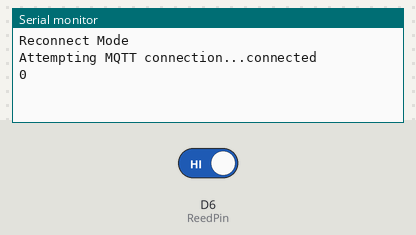
Bench run of a sketch on a simulated ESP8266 (NodeMCU). Shown: the last lines printed to the serial monitor. The test bench sets the inputs (shaded band); at power-on: D6 (ReedPin) HIGH. WiFi joins after 1.5 s; servers stay silent unless stated; network time is answered at once with the bench clock; the local clock reads 2024-03-15 10:24:30 at power-on unless the sketch sets it; no MQTT or app messages arrive unless stated.

Above: at 2.7 s.
2.8 s: D6 (ReedPin) driven LOW
At 4.0 s:
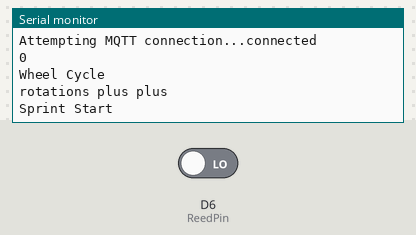
4.3 s: D6 (ReedPin) driven HIGH
At 5.1 s:
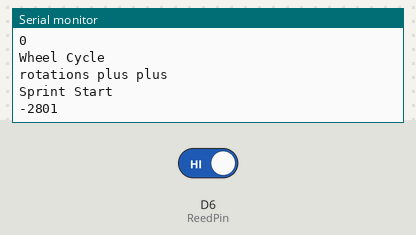

Measured:
- after the input at 2.8 s, the serial monitor: prints a new line at once (image 1)
- after the input at 4.3 s, the serial monitor: prints a new line at once (image 2)

The sketch:

Hamster_Tracker.ino
```cpp
#include <ESP8266WiFi.h>
#include <PubSubClient.h>
#include <WiFiUdp.h>
#include <WiFiManager.h>
#include <NTPClient.h>
#include <Bounce.h>
//setup for time tracking and timestamps
#define NTP_OFFSET   0      // In seconds
#define NTP_INTERVAL 60 * 10000    // In miliseconds
#define NTP_ADDRESS  "pool.ntp.org"
WiFiUDP ntpUDP;
NTPClient timeClient(ntpUDP, NTP_ADDRESS, NTP_OFFSET, NTP_INTERVAL);

// Update these with values suitable for your network.

const char* mqtt_server = "ha.lan";
const char* topic = "Tracker";     // this is the [root topic]
const char* starttopic = "Online";
short timeBetweenMessages = 5000;

int rotationstart = 0;
int rotationendtime;
int rotationstarttime;
int rotationtime;
int rotations =0;


int wheelspeed = 0;
//diameter of inside of wheel
int wheeldiamter = 293;
int distance = 0;
int period = 10000;
unsigned long time_now=0;
byte startup = 0;
int maxspeed = 0;
int minspeed = 0;
int avgspeed = 0;
byte speedstart;
int speedbegin;
int speedend;
int speedduration;
//calculate how long sprint goes for
byte sprintstart = 0;
short speedincrement;
long sprintstartTime = 0;
long sprintendTime  = 0;
long sprintduration = 0;
//define reed switch
int ReedState = 0;
int LastReedState = 0;
const int  ReedPin = D6;

WiFiClient espClient;
PubSubClient client(espClient);
long lastMsg = 0;
int value = 0;

int status = WL_IDLE_STATUS;     // the starting Wifi radio's status
void reconnect()
{
  // Loop until we're reconnected
  Serial.println("Reconnect Mode");
  while (!client.connected())
   {
    Serial.print("Attempting MQTT connection...");
    String clientId = "Tracker" ;
    // Attempt to connect
    if (client.connect(clientId.c_str())) {
      Serial.println("connected");
    }
    else
    {
      Serial.print("failed, rc=");
      Serial.print(client.state());
      Serial.print(" wifi=");
      Serial.print(WiFi.status());
      Serial.println(" try again in 5 seconds");
      // Wait 5 seconds before retrying
      delay(5000);
    }
  }
}

void setup()
{
   //setup reed switch need to pull down
   pinMode(ReedPin, INPUT_PULLUP);
   Serial.begin(115200);
   timeClient.begin();
   // We start by connecting to a WiFi network
   WiFiManager MyWifiManager;
   MyWifiManager.autoConnect("Trackers");
   client.setServer(mqtt_server, 1883);
}

void loop()
{
  // put your main code here, to run repeatedly:
  // confirm still connected to mqtt server
  if (!client.connected())
  {
    reconnect();
  }
  client.loop();
  timeClient.update();
  String formattedTime = timeClient.getFormattedTime();
  //setup pin
  ReedState = digitalRead(ReedPin);
  long now = millis();

  //check if wheel is running if it is increment rotations

   if (ReedState != LastReedState )
   {
      if (ReedState == LOW)
        { Serial.println("Wheel Cycle");
         Serial.println("rotations plus plus");

        rotations ++;
        //calculate the time it takes to do one rotation
        if(startup == 1)
        {
          speedbegin = millis();

        }
        if(startup == 0)
        {
          speedend = millis();
          startup = 1;
        }
        //calculate how long he runs for
        if(sprintstart == 0)
        {
          sprintstart = 1;
          sprintstartTime = millis();
          Serial.println("Sprint Start");
        }
        //reset counter
       lastMsg = now;

    // delay(50);
       sprintendTime = millis();
       }
      if(ReedState == HIGH)
        {

        speedduration = speedbegin - speedend;
        Serial.println(speedduration);
        startup = 0;
        }
    }
    LastReedState = ReedState;
    //if there has been movement and it is after 10 seconds of no activity then publish results
    //this calc is not working for some reason causing mqtt not to publish but calculation is right
     sprintduration=  sprintendTime - sprintstartTime;
    if (rotations > 0)
    {
      //compensate for double trigger of rotations
        int  calcrotations = rotations/2;
        if (now - lastMsg > timeBetweenMessages )
        {

          distance = calcrotations * (wheeldiamter*3.14);
          lastMsg = now;
          ++value;
          String payload = "{\"r\":";
          payload += calcrotations;
          payload += ",\"as\":";
          payload += avgspeed;
          payload += ",\"mas\":";
          payload += maxspeed;
          payload += ",\"mis\":";
          payload += minspeed;
          payload += ",\"d\":";
          payload += distance;
          payload += ",\"ts\":";
          payload += '"';
          payload += formattedTime;
          payload += '"';
          payload += ",\"st\":";
          payload += sprintduration;
          payload += "}";
          String pubTopic;
           pubTopic += topic ;
          Serial.print("Publish topic: ");
          Serial.println(pubTopic);
          Serial.print("Publish message: ");
          Serial.println(payload);
          client.publish( (char*) pubTopic.c_str() , (char*) payload.c_str(), true );
          distance = 0;
          rotations = 0;
          wheelspeed = 0;
         sprintstart = 0;
        }
     }
}
```
